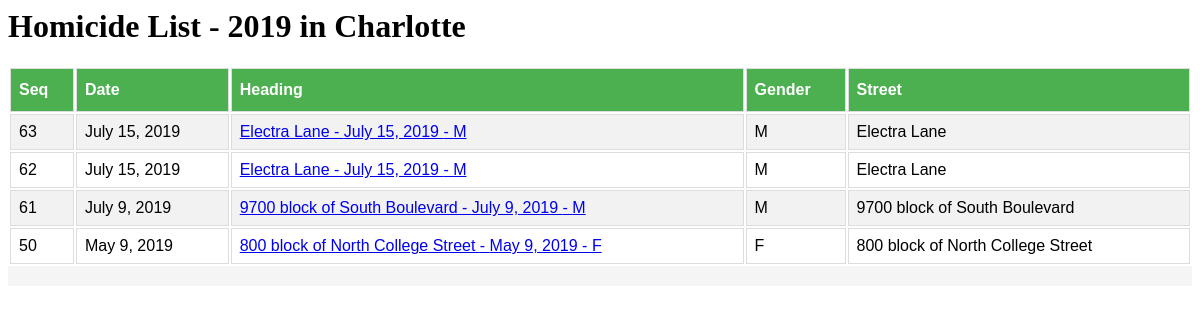
/, run on an earlier commit of the app's database.
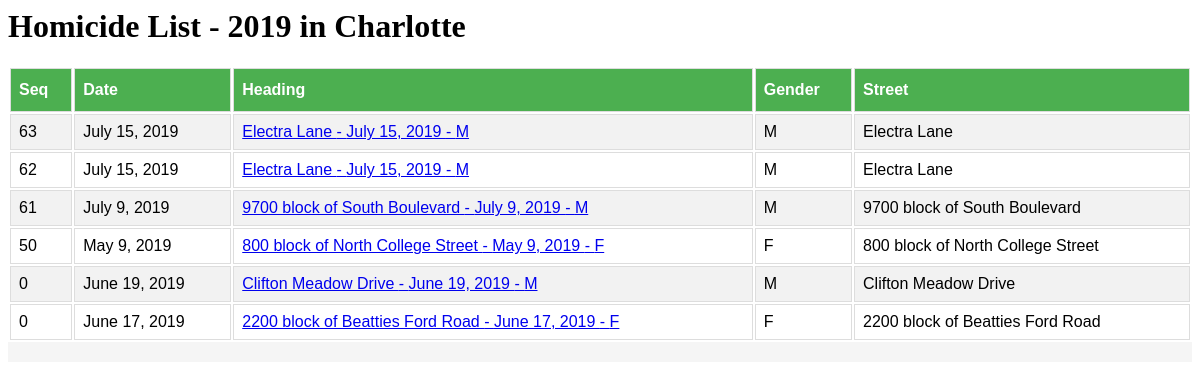
And on a later commit of the database.
### tracker/models.py (models this page shows, shortened)
class Homicide(models.Model):
    GENDERS = (        ('F', 'Female'),('M', 'Male'),('O', 'Other or Unknown'),    )
    MOTIVES = (        ('D', 'Dispute'),('G', 'Gang'),('F', 'Family/Domestic'), ('O', 'Other or Unknown'),    )
    METHODS = (        ('S', 'Stabbing'),('G', 'Gun'),('O', 'Other or Unknown'),    )
    date = models.DateField()
    time = models.TimeField(blank=True, default='01:00')
    street = models.CharField(max_length=80, blank=True, default='')
    intersection = models.CharField(max_length=120, blank=True, default='')
    maplink = models.CharField(max_length=180, blank=True, default='')
    mapiframe = models.TextField(blank=True, default='')
    zipcode = models.CharField(max_length=5, blank=True, default='')
    gender = models.CharField(max_length=1, choices=GENDERS, default='M')
    age = models.IntegerField(blank=True, default=0)
    name = models.CharField(max_length=80, blank=True, default='')
    motive = models.CharField(max_length=1, choices=MOTIVES, default='O')
    method = models.CharField(max_length=1, choices=METHODS, default='O')
    solved = models.CharField(max_length=1, choices=[('Y','N')], default='N')
    count = models.IntegerField(blank=True, default=0)
    articles = models.ManyToManyField(Article, blank=True)

### tracker/views.py (the view)
# urls.py: path('', views.HomicideListView.as_view(), name='index'),
class HomicideListView(generic.ListView):
    model = Homicide
    template_name = 'tracker/detail.html'
    queryset = Homicide.objects.all().order_by('-count')
    context_object_name = 'h_list'

### tracker/templates/tracker/detail.html (shortened to what this page needs)
<html>
    <head>
    </head>
    <body>
        <h1>Homicide List - 2019 in Charlotte</h1>
        <div class='homicidepage'>
            <div>
                <table id='homicides' class='listview'>
                    <tr class='h_row'>
                        <th class='h_header'>Seq</th>
                        <th class='h_header'>Date</th>
                        <th class='h_header'>Heading</th>
                        <th class='h_header'>Gender</th>
                        <th class='h_header'>Street</th>
                    </tr>
                    {% if h_list %}
                        {% for item in h_list %}
                            <tr class='h_row'>
                                <td class='h_td'> {{item.count}}</td>
                                <td class='h_td'> {{item.date}}</td>
                                <td class='h_td'><a href="/homicide/{{ item.id }}">{{ item.street}} - {{item.date}} - {{item.gender }}</a> </td>
                                <td class='h_td'> {{item.gender}}</td>
                                <td class='h_td'> {{item.street}}</td>
                            </tr>
                        {% endfor %}
                    {% else %}
                            <tr class='h_row'>
                                <p>No homicides are available.</p>
                            </tr>
                    {% endif %}
                </table>
            </div>
            <div style="width:100%; height: 20px; background-color: whitesmoke;">
            </div>
    </body>
</html>

### tracker/templates/tracker/detail.html (style rules this page uses)
.homicidepage { font-family: "Trebuchet MS", Arial, Helvetica, sans-serif; border-collapse: collapse; width: 100%; }
.listview { width: 100%; }
#homicides td, #homicides th { border: 1px solid #ddd; padding: 8px; }
#homicides tr:nth-child(even) { background-color: #f2f2f2; }
#homicides th { padding-top: 12px; padding-bottom: 12px; text-align: left; background-color: #4CAF50; color: white; }

What changed in the data, as far as the page shows it:
added Homicide: count "0", date "June 19, 2019", street "Clifton Meadow Drive", gender "M"
added Homicide: count "0", date "June 17, 2019", street "2200 block of Beatties Ford Road", gender "F"
